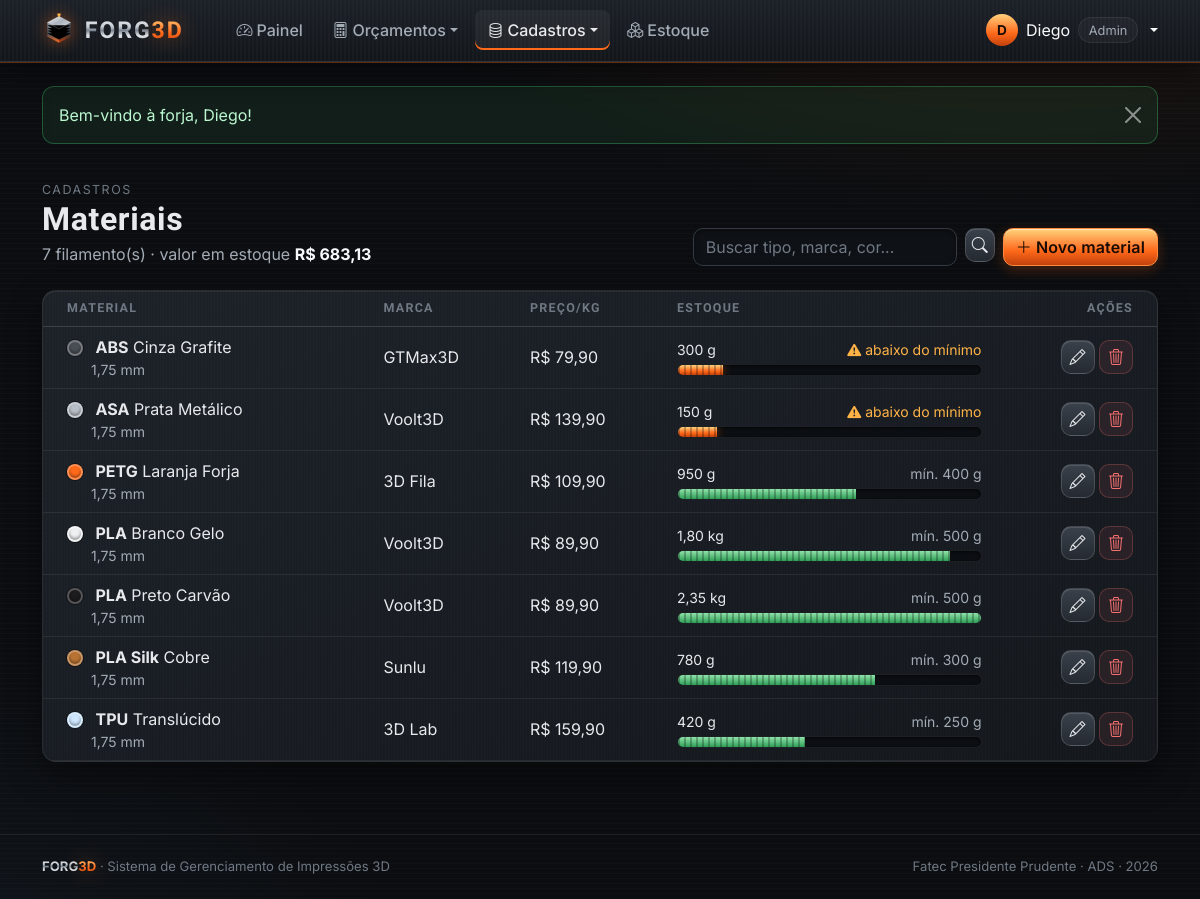
Page /view/verMaterial.php (signed in) on the committed database.
### tables this page shows
CREATE TABLE `materiais` (
  `id` int(11) NOT NULL AUTO_INCREMENT,
  `tipo` varchar(30) NOT NULL,
  `marca` varchar(60) NOT NULL,
  `cor` varchar(40) NOT NULL,
  `cor_hex` char(7) NOT NULL DEFAULT '#888888',
  `diametro` decimal(4,2) NOT NULL DEFAULT 1.75,
  `preco_kg` decimal(8,2) NOT NULL,
  `estoque_g` decimal(10,2) NOT NULL DEFAULT 0.00,
  `estoque_minimo_g` decimal(10,2) NOT NULL DEFAULT 300.00,
  `criado_em` datetime NOT NULL DEFAULT current_timestamp(),
  PRIMARY KEY (`id`)
);

### processamento/funcoesBD.php (called while the page is built, shortened)
<?php
function conectar(): PDO
{
    static $pdo = null;
    if ($pdo === null) {
        $dsn = 'mysql:host=' . DB_HOST . ';dbname=' . DB_NOME . ';charset=utf8mb4';
        try {
            $pdo = new PDO($dsn, DB_USUARIO, DB_SENHA, [
                PDO::ATTR_ERRMODE            => PDO::ERRMODE_EXCEPTION,
                PDO::ATTR_DEFAULT_FETCH_MODE => PDO::FETCH_ASSOC,
                PDO::ATTR_EMULATE_PREPARES   => false,
            ]);
        } catch (PDOException $e) {
            http_response_code(500);
            die('<h3 style="font-family:sans-serif">Não foi possível conectar ao banco "' . DB_NOME
                . '". Verifique se o MySQL do XAMPP está ligado e se o arquivo banco/forg3d.sql foi importado no phpMyAdmin.</h3>');
        }
    }
    return $pdo;
}
function consultar(string $sql, array $params = []): array
{
    $st = conectar()->prepare($sql);
    $st->execute($params);
    return $st->fetchAll();
}
function listarMateriais(string $busca = ''): array
{
    return consultar('SELECT * FROM materiais WHERE tipo LIKE ? OR marca LIKE ? OR cor LIKE ?
                      ORDER BY tipo, marca, cor', ["%$busca%", "%$busca%", "%$busca%"]);
}
function h($texto): string
{
    return htmlspecialchars((string) $texto, ENT_QUOTES, 'UTF-8');
}
function moeda($valor): string
{
    return 'R$ ' . number_format((float) $valor, 2, ',', '.');
}
function gramas($valor): string
{
    $v = (float) $valor;
    return $v >= 1000 ? number_format($v / 1000, 2, ',', '.') . ' kg' : number_format($v, 0, ',', '.') . ' g';
}

### view/verMaterial.php (the view, shortened to what this page needs)
<?php
$busca = trim($_GET['busca'] ?? '');
$materiais = listarMateriais($busca);
$valorEstoque = array_sum(array_map(fn($m) => $m['estoque_g'] / 1000 * $m['preco_kg'], $materiais));
require 'includes/topo.php';
?>
<div class="f-cabecalho">
    <div>
        <span class="f-mini">Cadastros</span>
        <h1>Materiais</h1>
        <p><?= count($materiais) ?> filamento(s) · valor em estoque <strong class="text-light"><?= moeda($valorEstoque) ?></strong></p>
    </div>
    <div class="d-flex flex-wrap gap-2">
        <form class="f-busca d-flex gap-2" method="GET">
            <input class="form-control" name="busca" value="<?= h($busca) ?>" placeholder="Buscar tipo, marca, cor...">
            <button class="btn btn-aco btn-icone" type="submit" aria-label="Buscar"><i class="bi bi-search"></i></button>
        </form>
        <a href="cadastroMaterial.php" class="btn btn-forja"><i class="bi bi-plus-lg me-1"></i>Novo material</a>
    </div>
</div>
<div class="f-card p-0 overflow-hidden">
    <?php if (!$materiais): ?>
        <div class="f-vazio"><i class="bi bi-circle-half"></i>Nenhum material encontrado.</div>
    <?php else: ?>
    <div class="table-responsive">
        <table class="table f-tabela table-hover f-tab-materiais">
            <thead><tr><th class="ps-4">Material</th><th>Marca</th><th>Preço/kg</th><th class="f-col-estoque">Estoque</th><th class="text-end pe-4">Ações</th></tr></thead>
            <tbody>
            <?php foreach ($materiais as $m):
                $limite = max(1, $m['estoque_minimo_g'] * 4);
                $pct = min(100, $m['estoque_g'] / $limite * 100);
                $classe = $m['estoque_g'] <= $m['estoque_minimo_g'] ? ($m['estoque_g'] < $m['estoque_minimo_g'] / 2 ? 'f-critico' : 'f-baixo') : ''; ?>
                <tr>
                    <td class="ps-4">
                        <span class="f-cor me-2" style="background:<?= h($m['cor_hex']) ?>"></span>
                        <strong><?= h($m['tipo']) ?></strong> <?= h($m['cor']) ?>
                        <div class="small f-muted ms-4"><?= str_replace('.', ',', (float) $m['diametro']) ?> mm</div>
                    </td>
                    <td><?= h($m['marca']) ?></td>
                    <td><?= moeda($m['preco_kg']) ?></td>
                    <td>
                        <div class="d-flex justify-content-between small mb-1">
                            <span><?= gramas($m['estoque_g']) ?></span>
                            <?php if ($classe): ?><span style="color:var(--f-brasa-2)"><i class="bi bi-exclamation-triangle-fill"></i> abaixo do mínimo</span>
                            <?php else: ?><span class="f-muted">mín. <?= gramas($m['estoque_minimo_g']) ?></span><?php endif; ?>
                        </div>
                        <div class="f-camadas <?= $classe ?>"><span style="width:<?= round($pct) ?>%"></span></div>
                    </td>
                    <td class="text-end pe-4 text-nowrap">
                        <a class="btn btn-aco btn-icone" href="cadastroMaterial.php?id=<?= $m['id'] ?>" title="Editar"><i class="bi bi-pencil"></i></a>
                        <form class="d-inline" action="../processamento/processamento.php" method="POST" data-confirmar="Excluir <?= h($m['tipo'] . ' ' . $m['cor']) ?>?">
                            <button class="btn btn-perigo btn-icone" type="submit" title="Excluir"><i class="bi bi-trash3"></i></button>
                        </form>
                    </td>
                </tr>
            <?php endforeach; ?>
            </tbody>
        </table>
    </div>
    <?php endif; ?>
</div>
<?php require 'includes/rodape.php'; ?>

### rows in the picture
materiais: tipo "ABS", cor "Cinza Grafite", diametro "1,75", marca "GTMax3D", preco_kg "R$ 79,90", estoque_g "300 g", estoque_minimo_g "abaixo do mínimo"
materiais: tipo "ASA", cor "Prata Metálico", diametro "1,75", marca "Voolt3D", preco_kg "R$ 139,90", estoque_g "150 g", estoque_minimo_g "abaixo do mínimo"
materiais: tipo "PETG", cor "Laranja Forja", diametro "1,75", marca "3D Fila", preco_kg "R$ 109,90", estoque_g "950 g", estoque_minimo_g "400 g"
materiais: tipo "PLA", cor "Branco Gelo", diametro "1,75", marca "Voolt3D", preco_kg "R$ 89,90", estoque_g "1,80 kg", estoque_minimo_g "500 g"
materiais: tipo "PLA", cor "Preto Carvão", diametro "1,75", marca "Voolt3D", preco_kg "R$ 89,90", estoque_g "2,35 kg", estoque_minimo_g "500 g"
materiais: tipo "PLA Silk", cor "Cobre", diametro "1,75", marca "Sunlu", preco_kg "R$ 119,90", estoque_g "780 g", estoque_minimo_g "300 g"
materiais: tipo "TPU", cor "Translúcido", diametro "1,75", marca "3D Lab", preco_kg "R$ 159,90", estoque_g "420 g", estoque_minimo_g "250 g"

### other values in the picture
mb_strtoupper(mb_substr($u['nome'], 0, 1)) "D"
explode(' ', $u['nome'])[0] "Diego"
$aviso['texto'] "Bem-vindo à forja, Diego!"
count($materiais) "7"
moeda($valorEstoque) "R$ 683,13"
